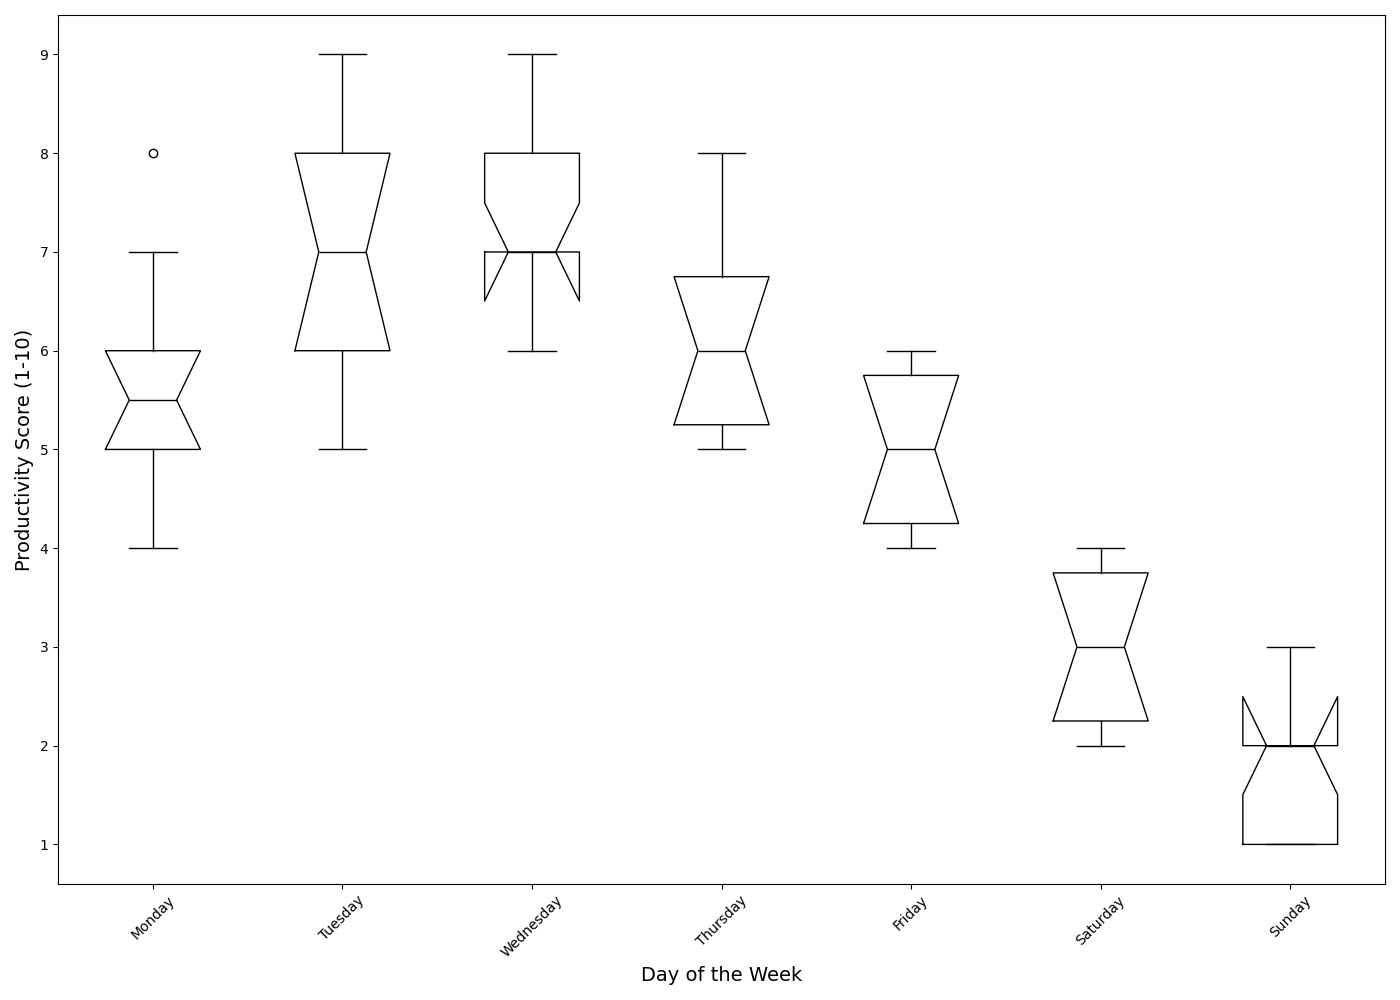

The Python source for this figure:
import matplotlib.pyplot as plt
import numpy as np

# Create some fictional productivity data over the days of the week
productivity_data = {
    'Monday': [4, 5, 6, 5, 7, 8, 5, 6, 4, 6],
    'Tuesday': [6, 7, 5, 6, 8, 9, 7, 6, 8, 9],
    'Wednesday': [7, 8, 6, 7, 9, 9, 7, 8, 6, 7],
    'Thursday': [5, 6, 5, 6, 7, 7, 8, 6, 5, 6],
    'Friday': [4, 5, 4, 5, 6, 6, 5, 4, 5, 6],
    'Saturday': [2, 3, 2, 4, 3, 4, 3, 2, 3, 4],
    'Sunday': [1, 2, 1, 3, 2, 2, 3, 1, 2, 1]
}

# Prepare data for the box plot
box_plot_data = list(productivity_data.values())

fig, ax = plt.subplots(figsize=(14, 10))

# Create the boxplot without custom styles
ax.boxplot(box_plot_data, labels=productivity_data.keys(), patch_artist=False,
           notch=True, medianprops=dict(color='black'))

# Set the axis titles
ax.set_ylabel('Productivity Score (1-10)', fontsize=14)
ax.set_xlabel('Day of the Week', fontsize=14)

# Rotate x-axis labels for better readability
plt.xticks(rotation=45)

# Automatically adjust layout
plt.tight_layout()

# Display plot
plt.show()
